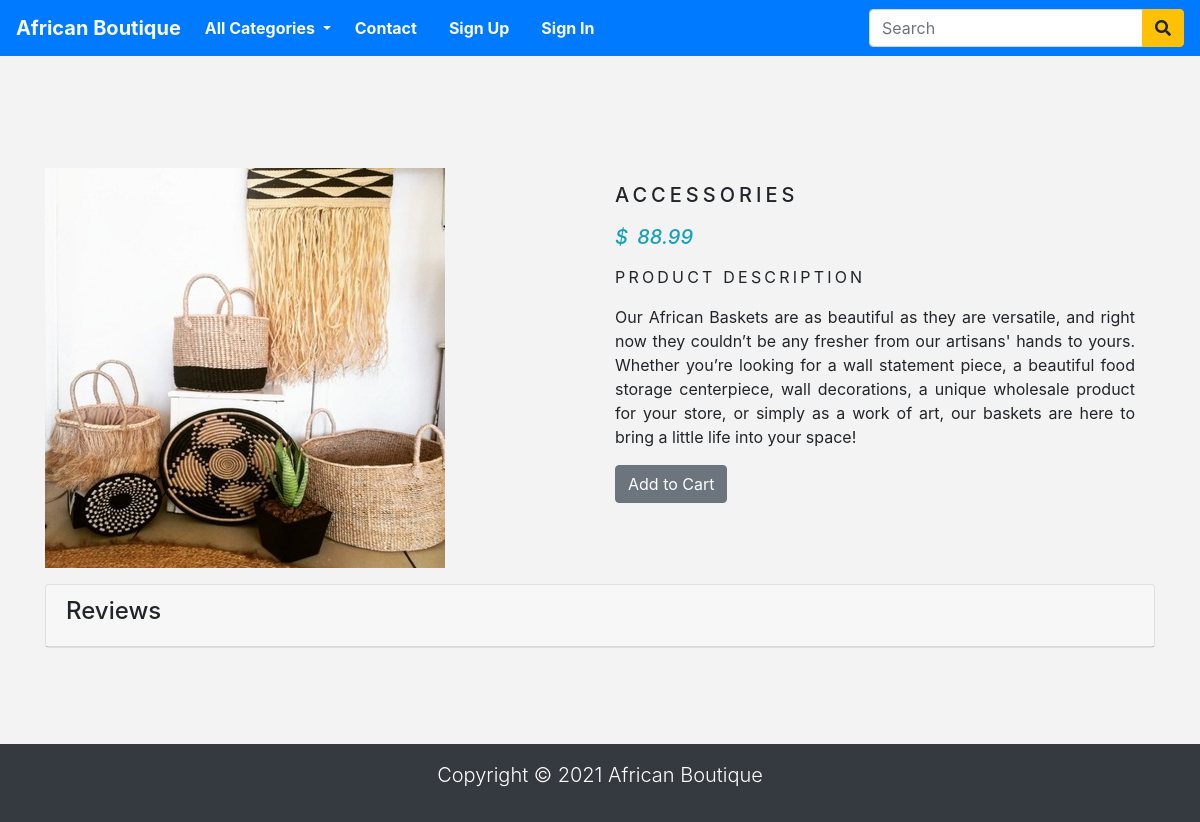
The page /category/jewelry/accessories on the database its author committed.
### store/models.py (models this page shows, shortened)
class Product(models.Model):
    name = models.CharField(max_length=250, unique=True)
    slug = models.SlugField(max_length=250, unique=True)
    description = models.TextField(blank=True)
    category = models.ForeignKey(Category, on_delete=models.CASCADE)
    price = models.DecimalField(max_digits=10, decimal_places=2)
    image = models.ImageField(upload_to='product', blank=True)
    stock = models.IntegerField()
    available = models.BooleanField(default=True)
    created = models.DateTimeField(auto_now_add=True)
    updated = models.DateTimeField(auto_now=True)
    class Meta:
        ordering = ('name',)
        verbose_name = 'product'
        verbose_name_plural = 'products'

### store/views.py (the view)
# urls.py: path('category/<slug:category_slug>/<slug:product_slug>', views.productPage, name ='product_detail'),
def productPage(request, category_slug, product_slug):
    try:
        product = Product.objects.get(category__slug=category_slug, slug=product_slug)
    except Exception as e:
        raise e
    if request.method == 'POST' and request.user.is_authenticated and request.POST['content'].strip() != '':
        Review.objects.create(product=product,
                            user=request.user,
                            content=request.POST['content'])
    reviews = Review.objects.filter(product=product)
    return render(request, 'product.html', {'product': product, 'reviews': reviews})

### store/context_processors.py (called while the page is built)
def counter(request):
    item_count = 0
    if 'admin' in request.path:
        return {}
    else:
        try:
            cart=Cart.objects.filter(cart_id=_cart_id(request))
            cart_items = CartItem.objects.all().filter(cart=cart[:1])
            for cart_item in cart_items:
                item_count += cart_item.quantity
        except Cart.DoesNotExist:
            item_count = 0
    return dict(item_count=item_count)

def menu_links(request):
    links = Category.objects.all()
    return dict(links=links)

### store/models.py (called while the page is built)
    def get_url(self):
        return reverse('products_by_category', args=[self.slug])

### store/views.py (called while the page is built)
def _cart_id(request):
    cart = request.session.session_key
    if not cart:
        cart = request.session.create()
    return cart

### store/templates/product.html (shortened to what this page needs)
{% extends 'base.html' %}
{% load static %}
{% block content %}
<div class="container py-5">
    <div class="row mt-5">
        <div class="col-10 mx-auto col-md-6 my-3">
            <img src="{{product.image.url}}" alt="">
        </div>
        <div class="col-10 mx-auto col-md-6 my-3">
            <div>
                <h1 class="product_title">{{product.name}}</h1>
                <h5 class="text-info font-italic mb-3">
                    <span class="mr-1">$</span> {{product.price}}
                </h5>
                <p class="product_description">Product Description</p>
                <p class="text-justify product_text">{{product.description}}</p>
                {% if product.stock <= 0 %}
                    <p class="text-justify product_text"><b>Out of Stock</b></p>
                {% else %}
                    <a href="{% url 'add_cart' product.id %}">
                        <button type="button" name="button" class="btn btn-secondary">
                            Add to Cart
                        </button>
                    </a>
                {% endif %}
            </div>
        </div>
    </div>
    <div class="card">
        <div class="card-header">
            <h4>Reviews</h4>
        </div>
    </div>
</div>
{% endblock %}

### store/static/css/base.css (style rules this page uses)
body { background: #f3f3f3; }
.product_title { font-size: 20px; text-transform: uppercase; letter-spacing: .2em; padding-top: 15px; padding-bottom: 10px; }
.product_text { padding-right: 20px; }
.product_description { font-size: 16px; text-transform: uppercase; letter-spacing: .2em; }

### rows shown on the page
Product: image (picture), name "ACCESSORIES", price "88.99", description "Our African Baskets are as beautiful as they are versatile, and right now they couldn’t be any fresher from our artisans' hands to yours. Whether you’re looking for a wall statement piece, a beautiful food storage centerpiece, wall decorations, a unique wholesale product for your store, or simply as a work of art, our baskets are here to bring a little life into your space!"
